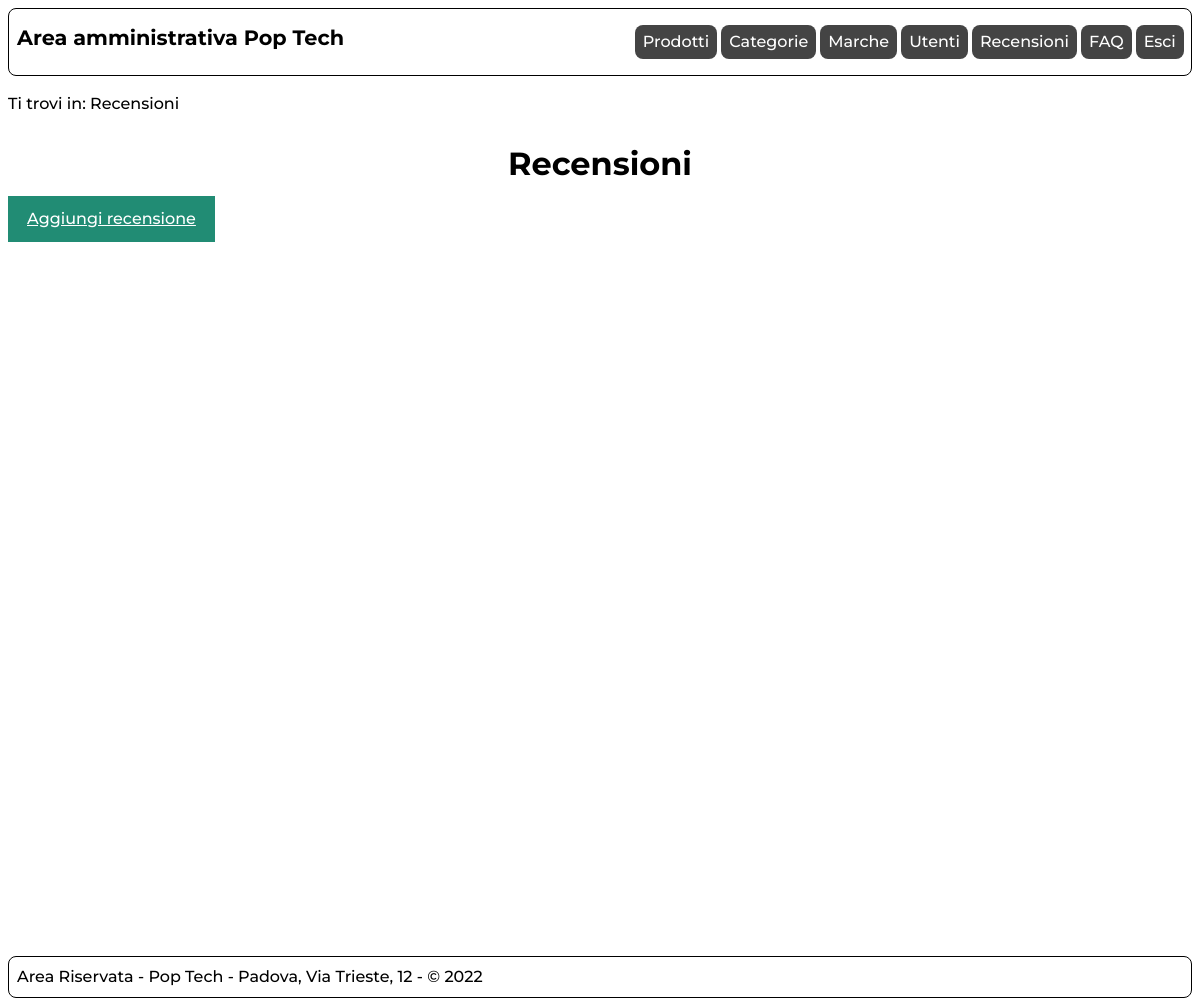
The page /admin/recensioni.php (signed in) on the database as committed earlier.
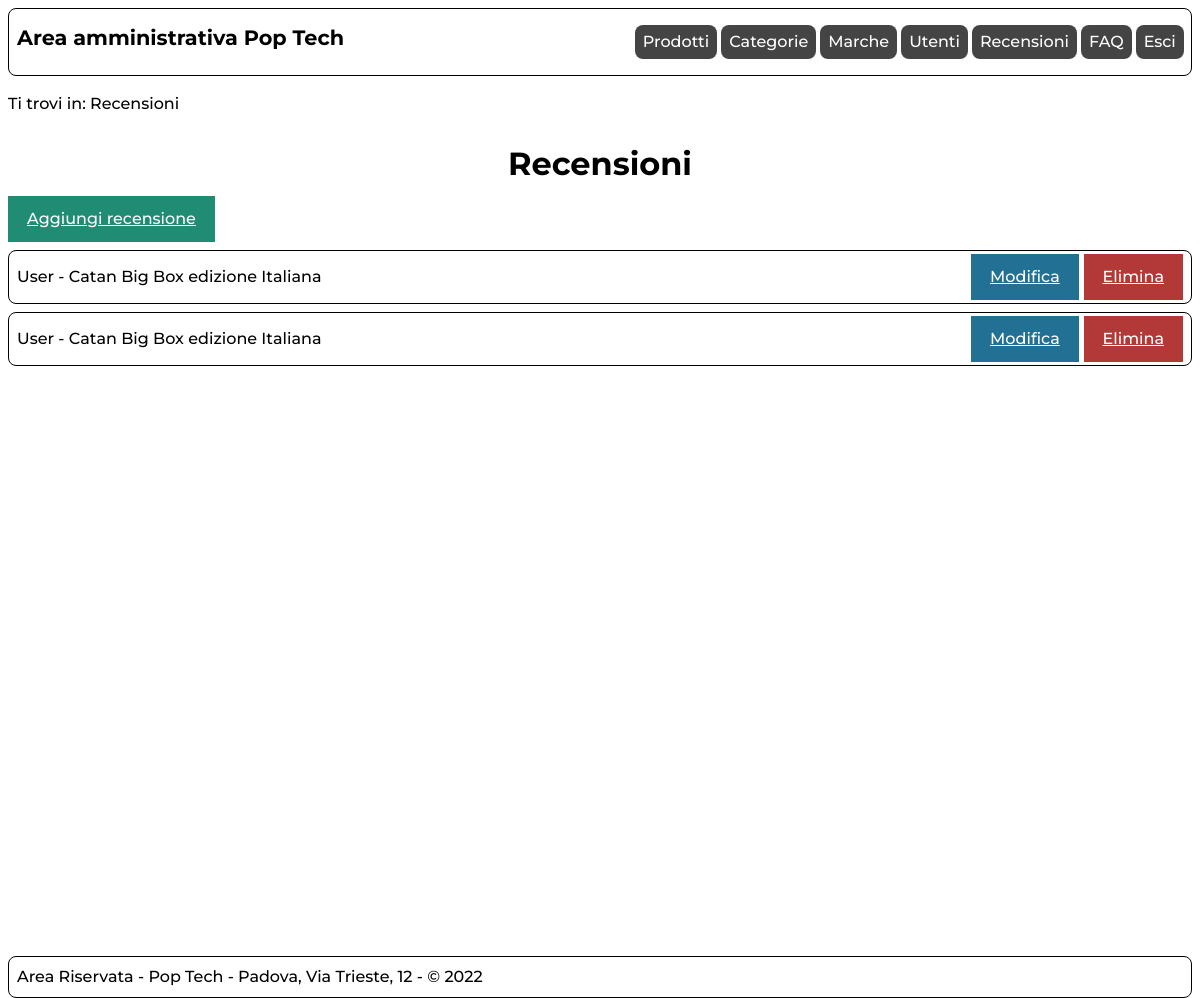
The same page on the database as committed later.
### tables this page shows
CREATE TABLE `recensione` (
  `ID` int(11) UNSIGNED NOT NULL,
  `prodotto` int(10) UNSIGNED NOT NULL,
  `utente` int(10) UNSIGNED NOT NULL,
  `contenuto` text,
  `punteggio` decimal(2,1) UNSIGNED NOT NULL DEFAULT '0.0'
);

CREATE TABLE `utente` (
  `ID` int(10) UNSIGNED NOT NULL,
  `nome` varchar(200) NOT NULL,
  `email` varchar(200) NOT NULL,
  `password` varchar(200) NOT NULL,
  `admin` tinyint(1) NOT NULL
);

CREATE TABLE `prodotto` (
  `ID` int(10) UNSIGNED NOT NULL,
  `nome` varchar(400) NOT NULL,
  `immagine` varchar(300) NOT NULL,
  `keywords` varchar(500) DEFAULT NULL,
  `descrizione` text NOT NULL,
  `origine` varchar(100) NOT NULL,
  `marca` int(10) UNSIGNED NOT NULL,
  `modello` varchar(100) NOT NULL,
  `dimensione` varchar(200) DEFAULT NULL,
  `peso` varchar(100) DEFAULT NULL,
  `categoria` int(10) UNSIGNED NOT NULL,
  `prezzo` decimal(5,2) UNSIGNED NOT NULL
);

### includes/connection.php (called while the page is built, shortened)
<?php
class DBAccess{
    private $connection;
    public function open_connection(){
        $this->connection = mysqli_connect(DBAccess::HOST_DB, DBAccess::USERNAME, DBAccess::PASSWORD, DBAccess::DATABASE_NAME);
        if(mysqli_connect_errno()) {
            echo "Errore di connessione al database: " . mysqli_connect_error();
            return false;
        }
        else{
            return true;
        }
    }
    public function exec_select_query($query){
        $res = mysqli_query($this->connection, $query) or die("Errore DB: ".mysqli_error($this->connection));
        if(mysqli_num_rows($res)==0){
            return array();
        }else{
            $resArray = array();
            while($row = mysqli_fetch_assoc($res)){
                array_push($resArray,$row);
            }
            return $resArray;
        }
    }
}
?>

### admin/recensioni.php (the view, shortened to what this page needs)
<?php
    require_once "../includes/connection.php";
    require_once "../includes/utilities.php";
    $template = file_get_contents('layouts/layout.html');
    $title = "Pop Tech";
    $breadcrumbs = '<p>Ti trovi in: Recensioni</p>';
    if(!isLoggedIn(true)){
        $content = '<p class="message errorMsg">Attenzione: non disponi dei privilegi necessari per accede a questa pagina.</p>';
    }else{
        $content = "<h1>Recensioni</h1>";
        $content .= '<a href="recensione.php" class="btn btn-green">Aggiungi recensione</a>';
        $connection = new DBAccess();
        if($connection->open_connection()){
            $reviews = $connection->exec_select_query('SELECT recensione.id, utente.nome AS user, prodotto.nome AS product FROM recensione, prodotto, utente WHERE recensione.utente=utente.id AND recensione.prodotto=prodotto.id;');
            foreach($reviews as $review){
                $content .= '<article class="listItem">';
                    $content .= '<span>'.$review['user'].' - ';
                    $content .= parse_lang($review['product']).'</span>';
                    $content .= '<a href="recensione.php?id='.$review['id'].'" class="btn btn-info">Modifica</a>';
                    $content .= '<a href="delete.php?id='.$review['id'].'&type=recensione" class="btn btn-danger">Elimina</a>';
                $content .= '</article>';
            }
        }else{
            $content .= getDBConnectionError(true);
        }
    }
    $menu = get_admin_menu();
    $template = str_replace('{{menu}}',$menu,$template);
    $template = str_replace('{{onload}}','',$template);
    $template = str_replace('{{title}}',$title,$template);
    $template = str_replace('{{breadcrumbs}}',$breadcrumbs,$template);
    $template = str_replace('{{content}}',$content,$template);
    echo $template;
?>

### includes/utilities.php (shortened to what this page needs)
<?php
require_once('connection.php');
function parse_lang(String $string, bool $delete=false){
    if($delete){
        $replaceStart = '';
        $replaceEnd = '';
    }else{
        $replaceStart = '<span lang="${2}">';
        $replaceEnd = '</span>';
    }
    $string = preg_replace('/\[\/.{2}\]/', $replaceEnd, $string);
    $string = preg_replace('/(\[)([a-z]{2})(\])/', $replaceStart, $string);
    return $string;
}
function get_admin_menu(){
    $menu = '';
    $links = ["index.php","categorie.php","marche.php","utenti.php","recensioni.php","faqs.php"];
    $names = ["Prodotti","Categorie","Marche","Utenti","Recensioni","FAQ"];
    $langs = ["","","","","","en"];
    $nLinks = count($links);
    $strToRemove = "/poptech/admin/";
    $currentPage = str_replace($strToRemove,"",$_SERVER['REQUEST_URI']);
    for($i=0;$i<$nLinks;$i++){
        if($currentPage==$links[$i] || ($currentPage=='' && $links[$i]=='index.php') ){
            $menu .= '<li id="currentLink" '.(($langs[$i])?'lang="'.$langs[$i].'"':'').'>'.$names[$i].'</li>';
        }else{
            $menu .= '<li><a href="'.$links[$i].'" '.(($langs[$i])?'lang="'.$langs[$i].'"':'').'>'.$names[$i].'</a></li>';
        }
    }
    if(isLoggedIn(true)){
        $menu .= '<li><a href="logout.php" class="button">Esci</a></li>';
    }else{
        $menu = '<li><a href="login.php" class="button">Accedi</a></li>';
    }
    return $menu;
}
function isLoggedIn(bool $isAdmin=false){
    if(isset($_SESSION['user'])){
        $connection = new DBAccess();
        if($connection->open_connection()){
            $id = $_SESSION['user'];
            $users = $connection->exec_select_query("SELECT id,admin FROM utente WHERE id=$id");
            if(count($users)>0){
                $user = $users[0];
                if($isAdmin){
                    return $user['admin']==1;
                }else{
                    return true;
                }
            }else{
                return false;
            }
        }else{
            return false;
        }
    }else{
        return false;
    }
}
?>

### styles/admin.css (style rules this page uses)
html,body { font-size: 100%; line-height: 1.5em; height: 100%; margin: auto; }
body { max-width: 1920px; margin: auto; padding: 0em; font-family: 'Montserrat',Arial, Helvetica, sans-serif; }
:root { --acolor: darkblue; --avisitedcolor: purple; --ahovercolor: blue; --libgcolor: #444444; --liabgcolor: #fff; --bordercolor: #000; --itemhovercolor: lightgray; --btncolor:#FFF; --btnbgcolor: #218c74; --btnbordercolor: #218c74; --btninfobordercolor: #227093; --btninfobgcolor: #227093; --btndangerbgcolor: #b33939; --btndangerbordercolor: #b33939; --inputborder: gray; --successcolor: #114c3d; --successbgcolor: #cdf9eb; --successbordercolor: #114c3d; --errorcolor: #7a1717; --errorbgcolor: #edb7ba; --errorbordercolor: #7a1717; }
a { color: var(--acolor); text-decoration: underline; }
nav#menu h1 { flex-grow: 1; font-size: 1.3em; }
nav#menu { display: flex; flex-direction: row; padding: 0em 0.2em 0em 0.5em; margin: 0.5em; border: 1px solid black; border-radius: 0.5em; }
nav#menu ul { padding: 0em; display: inline; }
nav#menu ul li { display: inline-block; list-style: none; padding:0.3em 0.5em 0.3em 0.5em; margin-right: 0.25em; background-color: var(--libgcolor); border-radius: 0.5em; }
nav#menu ul li a { color: var(--liabgcolor); text-decoration: none; }
nav#breadcrumbs { margin: 0.5em; }
.listItem { padding: 0.2em 0.2em 0.2em 0.5em; margin: 0.5em 0em 0.5em 0em; border: 1px solid var(--bordercolor); border-radius: 0.5em; display: flex; flex-wrap: wrap; align-items: center; }
.listItem span { flex-grow: 1; }
.listItem a.btn { margin-right: 0.3em; }
.btn { font-family: 'Montserrat',Arial, Helvetica, sans-serif; text-align: center; padding: .5em 1em .5em 1em; cursor: pointer; display: inline-block; text-align: center; border: 3px solid var(--bordercolor); }
.btn-green,.btn-green:visited,.btn-green:hover { background-color: var(--btnbgcolor); border-color: var(--btnbordercolor); color:var(--btncolor); }
.btn-info,.btn-info:visited,.btn-info:hover { background-color: var(--btninfobgcolor); border-color: var(--btninfobordercolor); color: var(--btncolor); }
.btn-danger,.btn-danger:visited,.btn-danger:hover { background-color: var(--btndangerbgcolor); border-color: var(--btndangerbordercolor); color: var(--btncolor); }
main { padding: 0.5em; }
main h1 { padding: 0.3em; padding-top: 0.1em; text-align: center; margin: 0.3em; }
#content { min-height: 100%; }
#content:after { content: ""; display: block; }
footer { display: flex; flex-direction: row; justify-content: space-between; flex-wrap: wrap; margin-top: auto; padding: 0.5em; margin: 0.5em; border: 1px solid black; border-radius: 0.5em; }

### styles/mobile.css (style rules this page uses)
:root { --chiSiamoGrad1Stop1: #FDC708; --chiSiamoGrad1Stop2: #FFF5D1; --contattiGrad1Stop1: #55BEF9; --contattiGrad1Stop2: #DCF1FD; --contattiGrad2Stop1: #FFC671; --contattiGrad2Stop2: #FFF27F; --bordercolor: #000; }
nav#menu { opacity: 0; margin: 0; max-height: 1px; overflow-y: hidden; text-align: center; transition: opacity 0.5s ease-out; }
nav#menu ul li { align-items: center; flex-direction: column; justify-content: center; display: flex; margin: 0.5em 0em 0.5em 0em; }
nav#breadcrumbs { max-width: 100%; margin: 0em 0.5em; }
main#content { margin: 0.5em; padding: 0em; }
main#content h1 { margin: 0.0em; line-height: 1.2; }

### styles/print.css (style rules this page uses)
html,body { font-size: 12pt; line-height: 1.5em; }
body { margin: auto; font-family: "Times New Roman", serif; }
footer { margin-top: 0.5cm; text-align: center; }
#menu { display: none; }

Rows that differ between the two databases and show on the page:
added recensione: utente.nome "User", prodotto.nome "Catan Big Box edizione Italiana"
added recensione: utente.nome "User", prodotto.nome "Catan Big Box edizione Italiana"
